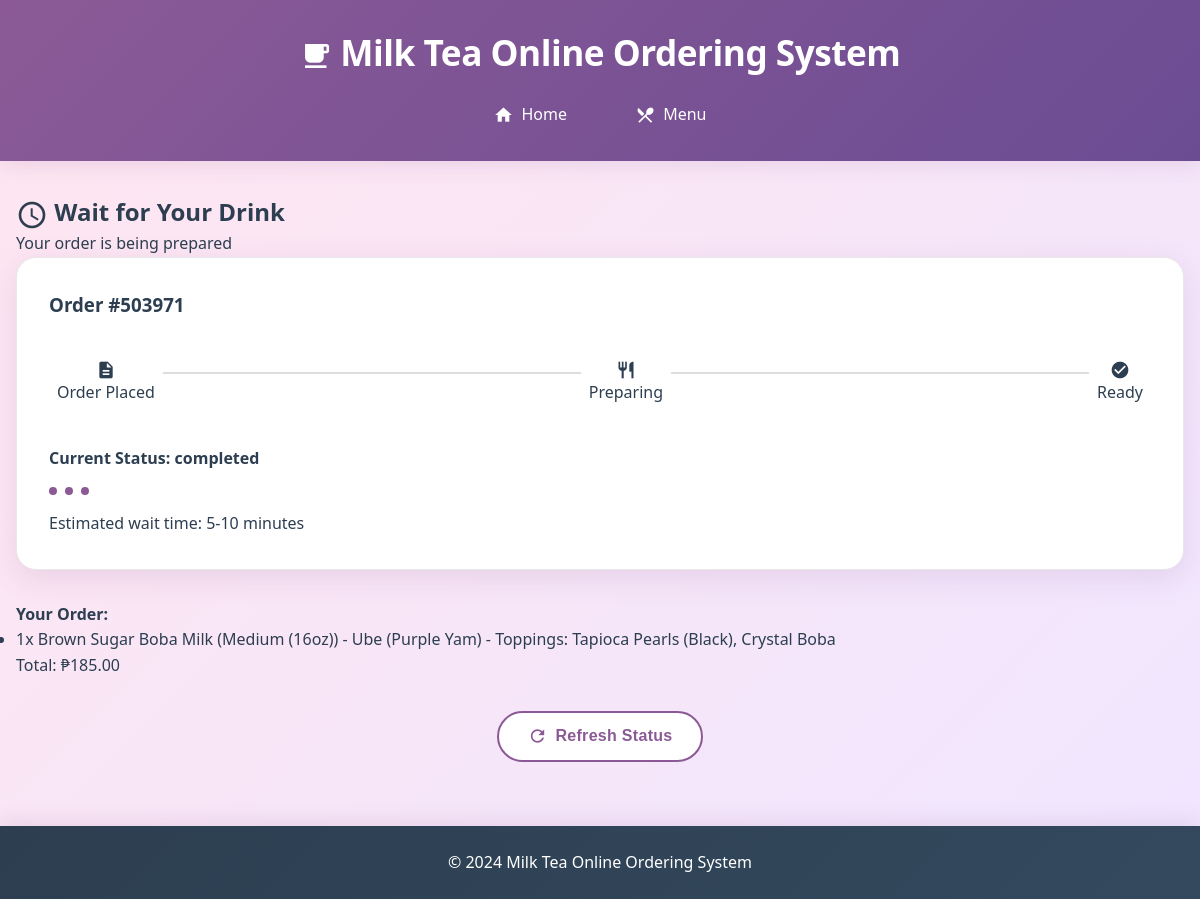
/wait/503971/, run on the app's committed database.
### ordering/models.py (models this page shows, shortened)
class Order(models.Model):
    STATUS_CHOICES = [
        ('pending', 'Pending'),
        ('placed', 'Placed'),
        ('preparing', 'Preparing'),
        ('ready', 'Ready'),
        ('completed', 'Completed'),
    ]
    order_number = models.CharField(max_length=20, unique=True)
    status = models.CharField(max_length=20, choices=STATUS_CHOICES, default='pending')
    total_amount = models.DecimalField(max_digits=8, decimal_places=2, default=0.00)
    created_at = models.DateTimeField(default=timezone.now)
    updated_at = models.DateTimeField(auto_now=True)

class OrderItem(models.Model):
    order = models.ForeignKey(Order, on_delete=models.CASCADE, related_name='items')
    drink = models.ForeignKey(Drink, on_delete=models.CASCADE)
    size = models.ForeignKey(Size, on_delete=models.CASCADE)
    flavor = models.ForeignKey(Flavor, on_delete=models.CASCADE, null=True, blank=True)
    toppings = models.ManyToManyField(Topping, blank=True)
    quantity = models.PositiveIntegerField(default=1)
    item_price = models.DecimalField(max_digits=6, decimal_places=2)

class Drink(models.Model):
    name = models.CharField(max_length=100)
    base_price = models.DecimalField(max_digits=6, decimal_places=2)
    description = models.TextField(blank=True)
    is_available = models.BooleanField(default=True)

class Size(models.Model):
    name = models.CharField(max_length=20)  # Small, Medium, Large
    price_multiplier = models.DecimalField(max_digits=3, decimal_places=2, default=1.00)

class Flavor(models.Model):
    name = models.CharField(max_length=50)
    additional_price = models.DecimalField(max_digits=5, decimal_places=2, default=0.00)

class Topping(models.Model):
    name = models.CharField(max_length=50)
    price = models.DecimalField(max_digits=5, decimal_places=2)

### ordering/views.py (the view)
# urls.py: path('wait/<str:order_number>/', views.wait_for_drink, name='wait_for_drink'),
def wait_for_drink(request, order_number):
    order = get_object_or_404(Order, order_number=order_number)
    return render(request, 'ordering/wait_for_drink.html', {'order': order})

### templates/ordering/wait_for_drink.html (shortened to what this page needs)
{% extends 'base.html' %}
{% block content %}
<div class="wait-container">
    <h2><span class="material-icons" style="vertical-align: middle; font-size: 2rem;">schedule</span> Wait for Your Drink</h2>
    <p>Your order is being prepared</p>
    <div class="order-status-card">
        <h3>Order #{{ order.order_number }}</h3>
        <div class="status-indicator">
            <div class="status-item" data-status="placed">
                <span class="material-icons">description</span>
                <span class="status-text">Order Placed</span>
            </div>
            <div class="status-item" data-status="preparing">
                <span class="material-icons">restaurant</span>
                <span class="status-text">Preparing</span>
            </div>
            <div class="status-item" data-status="ready">
                <span class="material-icons">check_circle</span>
                <span class="status-text">Ready</span>
            </div>
        </div>
        <div class="current-status">
            <h4>Current Status: <span id="status-text">{{ order.get_status_display }}</span></h4>
            <div class="status-animation">
                <div class="loading-dots">
                    <span></span>
                    <span></span>
                    <span></span>
                </div>
            </div>
        </div>
        <div class="estimated-time">
            <p>Estimated wait time: <span id="wait-time">5-10 minutes</span></p>
        </div>
    </div>
    <div class="order-details">
        <h4>Your Order:</h4>
        <ul>
            {% for item in order.items.all %}
            <li>
                {{ item.quantity }}x {{ item.drink.name }} ({{ item.size.name }})
                {% if item.flavor %} - {{ item.flavor.name }}{% endif %}
                {% if item.toppings.exists %}
                    - Toppings: {% for topping in item.toppings.all %}{{ topping.name }}{% if not forloop.last %}, {% endif %}{% endfor %}
                {% endif %}
            </li>
            {% endfor %}
        </ul>
        <p class="total">Total: ₱{{ order.total_amount }}</p>
    </div>
    <div class="action-buttons">
        <button onclick="checkOrderStatus()" class="btn btn-secondary">
            <span class="material-icons">refresh</span> Refresh Status
        </button>
    </div>
</div>
{% endblock %}

### templates/base.html (shortened to what this page needs)
<!DOCTYPE html>
<html lang="en">
<head>
    <link rel="stylesheet" href="/static/css/style.css">
</head>
<body>
    <header>
        <h1><span class="material-icons" style="vertical-align: middle; font-size: 2rem;">local_cafe</span> Milk Tea Online Ordering System</h1>
        <nav>
            <a href="{% url 'enter_system' %}"><span class="material-icons">home</span> Home</a>
            <a href="{% url 'browse_menu' %}"><span class="material-icons">restaurant_menu</span> Menu</a>
        </nav>
    </header>
    <main>
        {% block content %}
        {% endblock %}
    </main>
    <footer>
        <p>&copy; 2024 Milk Tea Online Ordering System</p>
    </footer>
</body>
</html>

### static/css/style.css (style rules this page uses)
* { margin: 0; padding: 0; box-sizing: border-box; }
:root { --primary-purple: #8b5a96; --primary-dark: #6b4c93; --secondary-pink: #ffc0d3; --light-pink: #ffe6f0; --cream: #fff8f0; --light-purple: #f0e6ff; --accent-green: #27ae60; --text-dark: #2c3e50; --text-light: #666; --border-light: #e8e8e8; --shadow: rgba(139, 90, 150, 0.15); }
body { font-family: 'Segoe UI', Tahoma, Geneva, Verdana, sans-serif; line-height: 1.6; color: var(--text-dark); background: linear-gradient(135deg, var(--light-pink) 0%, var(--light-purple) 100%); min-height: 100vh; }
header { background: linear-gradient(135deg, var(--primary-purple) 0%, var(--primary-dark) 100%); color: white; padding: 1.5rem 0; box-shadow: 0 4px 20px var(--shadow); position: sticky; top: 0; z-index: 100; }
header h1 { text-align: center; margin-bottom: 0.75rem; font-size: 2.2rem; font-weight: 600; letter-spacing: -0.5px; }
nav { text-align: center; }
nav a { color: white; text-decoration: none; margin: 0 0.75rem; padding: 0.6rem 1.25rem; border-radius: 25px; transition: all 0.3s ease; font-weight: 500; display: inline-flex; align-items: center; gap: 0.5rem; }
.material-icons { vertical-align: middle; font-size: 1.25rem; }
main { max-width: 1200px; margin: 2rem auto; padding: 0 1rem; }
.btn { display: inline-flex; align-items: center; gap: 0.5rem; padding: 0.85rem 1.75rem; border: none; border-radius: 30px; text-decoration: none; cursor: pointer; transition: all 0.3s ease; font-size: 1rem; font-weight: 600; letter-spacing: 0.3px; }
.btn-secondary { background: white; color: var(--primary-purple); border: 2px solid var(--primary-purple); }
.welcome-card, .drink-card, .order-summary, .payment-form, .order-status-card, .ready-card, .success-card, .goodbye-card { background: white; border-radius: 20px; padding: 2rem; box-shadow: 0 8px 30px var(--shadow); margin-bottom: 2rem; transition: all 0.3s ease; border: 1px solid var(--border-light); }
.status-indicator { display: flex; justify-content: space-between; margin: 2rem 0; position: relative; }
.status-indicator::before { content: ''; position: absolute; top: 20px; left: 0; right: 0; height: 2px; background: #ddd; z-index: 1; }
.status-item { display: flex; flex-direction: column; align-items: center; background: white; padding: 0.5rem; border-radius: 10px; position: relative; z-index: 2; transition: all 0.3s; }
.loading-dots { display: flex; gap: 0.5rem; margin: 1rem 0; }
.loading-dots span { width: 8px; height: 8px; border-radius: 50%; background: #8b5a96; animation: bounce 1.4s infinite ease-in-out both; }
.loading-dots span:nth-child(1) { animation-delay: -0.32s; }
.loading-dots span:nth-child(2) { animation-delay: -0.16s; }
.action-buttons { text-align: center; margin: 2rem 0; }
.action-buttons .btn { margin: 0 0.5rem; }
footer { background: linear-gradient(135deg, var(--text-dark) 0%, #34495e 100%); color: white; text-align: center; padding: 1.5rem 0; margin-top: 4rem; box-shadow: 0 -4px 20px var(--shadow); }

### data on the page
Order: order_number "503971", total_amount "185.00"
OrderItem: quantity "1", drink.name "Brown Sugar Boba Milk", size.name "Medium (16oz)", flavor.name "Ube (Purple Yam)"
Topping: name "Tapioca Pearls (Black)"
Topping: name "Crystal Boba"
